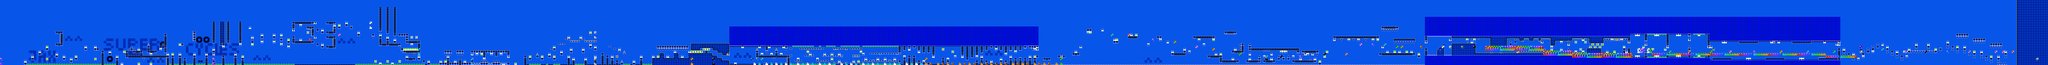

This is a level from a 2D game, rendered from its Tiled map with the project's own tilesets. A one-line summary and the map file follow, with tile-layer data summarised:
An orthogonal 848x27 tile map with 16x16 px tiles, 2 tile layers (SP, ...), 2 tilesets.

<map version="1.10" tiledversion="1.11.0" orientation="orthogonal" renderorder="right-down" width="848" height="27" tilewidth="16" tileheight="16" infinite="0" nextlayerid="3" nextobjectid="1">
 <editorsettings>
  <chunksize width="16" height="27" />
  <export target="../LEVELS/LEVEL DATA/supercycles.csv" format="csv" />
 </editorsettings>
 <tileset firstgid="1" name="famidash" tilewidth="16" tileheight="16" tilecount="256" columns="16">
  <image source="../GRAPHICS/famidash.bmp" width="256" height="256" />
 </tileset>
 <tileset firstgid="257" name="sprites" tilewidth="16" tileheight="16" tilecount="256" columns="16">
  <image source="../GRAPHICS/sprites.png" width="256" height="256" />
 </tileset>
 <layer id="1" width="848" height="27">
  <data>[22896 cells, 22896 non-empty, 67 distinct tile ids]</data>
 </layer>
 <layer id="2" name="SP" width="848" height="27">
  <data>[22896 cells, 660 non-empty, 80 distinct tile ids]</data>
 </layer>
</map>
